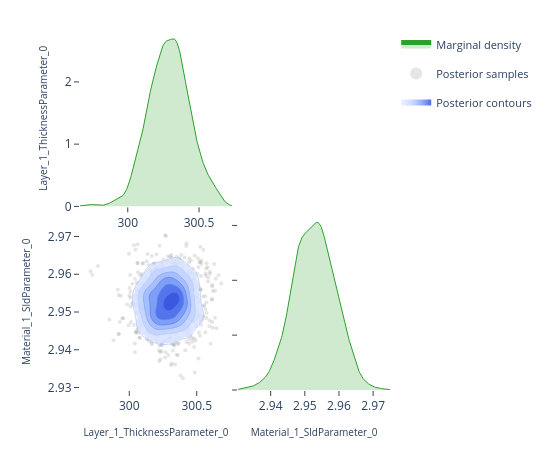

Notebook source saved alongside this figure:
### Code cell
# ---- Pairwise focus: thickness vs SLD ---------------------------------------
# A 2-parameter corner plot zooms in on the joint posterior for a specific
# pair.  This is the same view the EasyReflectometryApp's "2D Heatmap"
# sub-tab uses to inspect parameter degeneracies.


params_of_interest = ['Layer_1_ThicknessParameter_0', 'Material_1_SldParameter_0']
idx = [posterior.param_names.index(p) for p in params_of_interest]
subset_draws = np.asarray(posterior.draws)[:, idx]

fig = plot_corner(subset_draws, params_of_interest)
fig.show()

### Figure 1 — Plotly figure (JSON) as saved in the notebook; plotly's stock layout.template omitted (floating-point values rounded to 4 significant figures; data arrays with more than 128 entries replaced by an {"elided": "..."} marker saying what was removed)
{"data": [{"fill": "tozeroy", "fillcolor": "rgba(44, 160, 44, 0.22)", "hoverinfo": "skip", "legendgroup": "marginal", "line": {"color": "rgb(44, 160, 44)", "width": 1}, "mode": "lines", "name": "Marginal density", "showlegend": true, "type": "scatter", "x": {"elided": "256 float values"}, "xaxis": "x", "y": {"elided": "256 float values"}, "yaxis": "y"}, {"hoverinfo": "skip", "legendgroup": "scatter", "marker": {"color": "rgba(140, 140, 140, 0.22)", "size": 4}, "mode": "markers", "name": "Posterior samples", "showlegend": true, "type": "scatter", "x": {"elided": "880 float values"}, "xaxis": "x3", "y": {"elided": "880 float values"}, "yaxis": "y3", "zorder": 0}, {"colorscale": [[0.0, "rgba(224, 233, 255, 0.62)"], [0.35, "rgba(183, 203, 255, 0.70)"], [0.6, "rgba(138, 169, 252, 0.78)"], [0.82, "rgba(96, 131, 242, 0.84)"], [1.0, "rgba(58, 86, 224, 0.90)"]], "connectgaps": false, "contours": {"coloring": "fill", "end": 157.1, "showlabels": false, "showlines": false, "size": 24.8, "start": 33.07}, "hoverinfo": "skip", "legendgroup": "contour", "name": "Posterior contours", "showlegend": true, "showscale": false, "type": "contour", "x": [299.7, 299.7, 299.7, 299.7, 299.7, 299.7, 299.7, 299.8, 299.8, 299.8, 299.8, 299.8, 299.8, 299.8, 299.9, 299.9, 299.9, 299.9, 299.9, 299.9, 299.9, 299.9, 300.0, 300.0, 300.0, 300.0, 300.0, 300.0, 300.0, 300.1, 300.1, 300.1, 300.1, 300.1, 300.1, 300.1, 300.2, 300.2, 300.2, 300.2, 300.2, 300.2, 300.2, 300.2, 300.3, 300.3, 300.3, 300.3, 300.3, 300.3, 300.3, 300.4, 300.4, 300.4, 300.4, 300.4, 300.4, 300.4, 300.4, 300.5, 300.5, 300.5, 300.5, 300.5, 300.5, 300.5, 300.6, 300.6, 300.6, 300.6, 300.6, 300.6, 300.6, 300.6, 300.7, 300.7, 300.7, 300.7, 300.7, 300.7], "xaxis": "x3", "y": [2.93, 2.931, 2.932, 2.932, 2.933, 2.933, 2.934, 2.934, 2.935, 2.936, 2.936, 2.937, 2.937, 2.938, 2.938, 2.939, 2.939, 2.94, 2.941, 2.941, 2.942, 2.942, 2.943, 2.943, 2.944, 2.945, 2.945, 2.946, 2.946, 2.947, 2.947, 2.948, 2.948, 2.949, 2.95, 2.95, 2.951, 2.951, 2.952, 2.952, 2.953, 2.954, 2.954, 2.955, 2.955, 2.956, 2.956, 2.957, 2.957, 2.958, 2.959, 2.959, 2.96, 2.96, 2.961, 2.961, 2.962, 2.963, 2.963, 2.964, 2.964, 2.965, 2.965, 2.966, 2.967, 2.967, 2.968, 2.968, 2.969, 2.969, 2.97, 2.97, 2.971, 2.972, 2.972, 2.973, 2.973, 2.974, 2.974, 2.975], "yaxis": "y3", "z": {"elided": "80x80 float values"}, "zmax": 157.1, "zmin": 33.07, "zorder": 1}, {"colorscale": [[0.0, "rgba(183, 203, 255, 0.94)"], [0.35, "rgba(183, 203, 255, 0.94)"], [0.35, "rgba(138, 169, 252, 0.95)"], [0.6, "rgba(138, 169, 252, 0.95)"], [0.6, "rgba(96, 131, 242, 0.96)"], [0.82, "rgba(96, 131, 242, 0.96)"], [0.82, "rgba(58, 86, 224, 0.98)"], [1.0, "rgba(58, 86, 224, 0.98)"]], "contours": {"coloring": "lines", "end": 157.1, "showlabels": false, "size": 24.8, "start": 33.07}, "hoverinfo": "skip", "legendgroup": "contour", "line": {"width": 0.9}, "showlegend": false, "showscale": false, "type": "contour", "x": [299.7, 299.7, 299.7, 299.7, 299.7, 299.7, 299.7, 299.8, 299.8, 299.8, 299.8, 299.8, 299.8, 299.8, 299.9, 299.9, 299.9, 299.9, 299.9, 299.9, 299.9, 299.9, 300.0, 300.0, 300.0, 300.0, 300.0, 300.0, 300.0, 300.1, 300.1, 300.1, 300.1, 300.1, 300.1, 300.1, 300.2, 300.2, 300.2, 300.2, 300.2, 300.2, 300.2, 300.2, 300.3, 300.3, 300.3, 300.3, 300.3, 300.3, 300.3, 300.4, 300.4, 300.4, 300.4, 300.4, 300.4, 300.4, 300.4, 300.5, 300.5, 300.5, 300.5, 300.5, 300.5, 300.5, 300.6, 300.6, 300.6, 300.6, 300.6, 300.6, 300.6, 300.6, 300.7, 300.7, 300.7, 300.7, 300.7, 300.7], "xaxis": "x3", "y": [2.93, 2.931, 2.932, 2.932, 2.933, 2.933, 2.934, 2.934, 2.935, 2.936, 2.936, 2.937, 2.937, 2.938, 2.938, 2.939, 2.939, 2.94, 2.941, 2.941, 2.942, 2.942, 2.943, 2.943, 2.944, 2.945, 2.945, 2.946, 2.946, 2.947, 2.947, 2.948, 2.948, 2.949, 2.95, 2.95, 2.951, 2.951, 2.952, 2.952, 2.953, 2.954, 2.954, 2.955, 2.955, 2.956, 2.956, 2.957, 2.957, 2.958, 2.959, 2.959, 2.96, 2.96, 2.961, 2.961, 2.962, 2.963, 2.963, 2.964, 2.964, 2.965, 2.965, 2.966, 2.967, 2.967, 2.968, 2.968, 2.969, 2.969, 2.97, 2.97, 2.971, 2.972, 2.972, 2.973, 2.973, 2.974, 2.974, 2.975], "yaxis": "y3", "z": {"elided": "80x80 float values"}, "zmax": 157.1, "zmin": 33.07, "zorder": 2}, {"fill": "tozeroy", "fillcolor": "rgba(44, 160, 44, 0.22)", "hoverinfo": "skip", "legendgroup": "marginal", "line": {"color": "rgb(44, 160, 44)", "width": 1}, "mode": "lines", "name": "Marginal density", "showlegend": false, "type": "scatter", "x": {"elided": "256 float values"}, "xaxis": "x4", "y": {"elided": "256 float values"}, "yaxis": "y4"}], "layout": {"height": 450, "legend": {"font": {"size": 11}, "itemsizing": "constant", "orientation": "v", "x": 1.02, "xanchor": "left", "y": 1.0, "yanchor": "top"}, "margin": {"b": 60, "l": 80, "r": 160, "t": 30}, "plot_bgcolor": "white", "showlegend": true, "width": 550, "xaxis": {"anchor": "y", "domain": [0.0, 0.49], "showgrid": false, "ticks": "outside", "zeroline": false}, "xaxis2": {"anchor": "y2", "domain": [0.51, 1.0], "showgrid": false, "ticks": "outside", "visible": false, "zeroline": false}, "xaxis3": {"anchor": "y3", "domain": [0.0, 0.49], "showgrid": false, "ticks": "outside", "title": {"font": {"size": 10}, "text": "Layer_1_ThicknessParameter_0"}, "zeroline": false}, "xaxis4": {"anchor": "y4", "domain": [0.51, 1.0], "showgrid": false, "ticks": "outside", "title": {"font": {"size": 10}, "text": "Material_1_SldParameter_0"}, "zeroline": false}, "yaxis": {"anchor": "x", "domain": [0.51, 1.0], "showgrid": false, "ticks": "outside", "title": {"font": {"size": 10}, "text": "Layer_1_ThicknessParameter_0"}, "zeroline": false}, "yaxis2": {"anchor": "x2", "domain": [0.51, 1.0], "showgrid": false, "ticks": "outside", "visible": false, "zeroline": false}, "yaxis3": {"anchor": "x3", "domain": [0.0, 0.49], "showgrid": false, "ticks": "outside", "title": {"font": {"size": 10}, "text": "Material_1_SldParameter_0"}, "zeroline": false}, "yaxis4": {"anchor": "x4", "domain": [0.0, 0.49], "showgrid": false, "showticklabels": false, "ticks": "outside", "zeroline": false}}}
